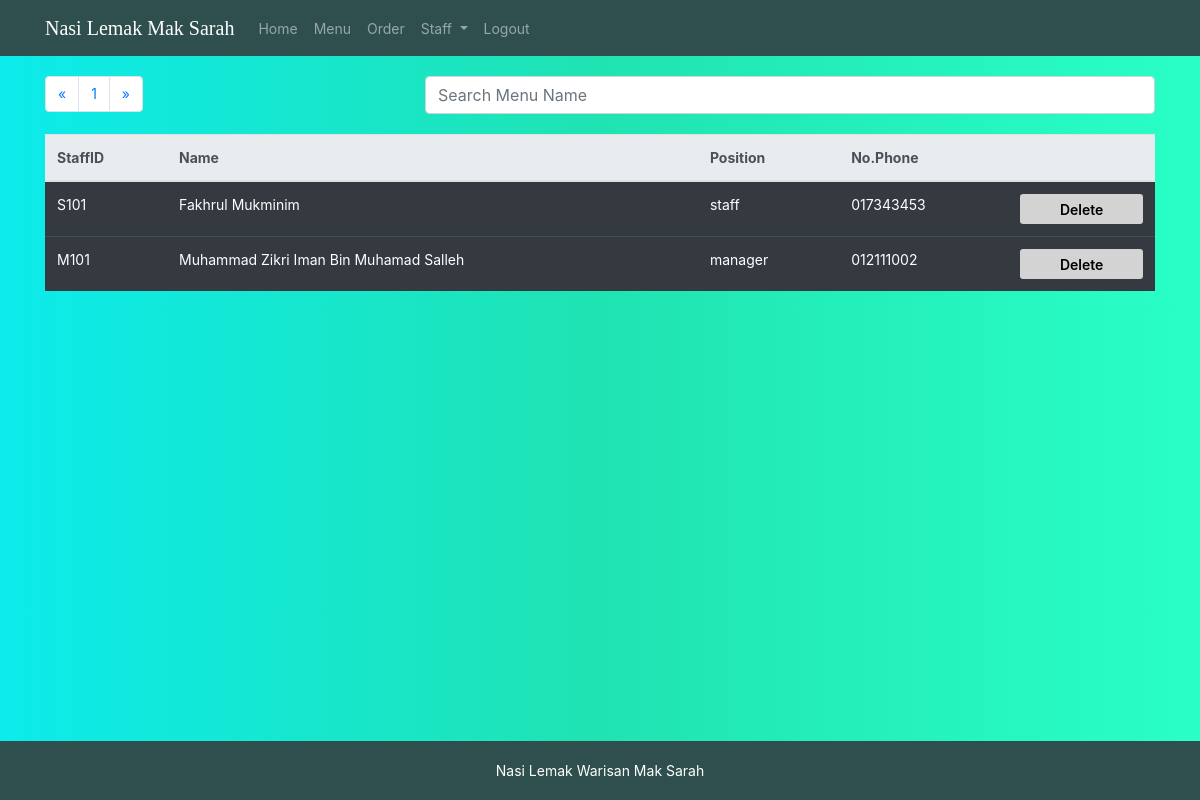
Screenshot of /nlms/staff.php with the database file from the repository.
### tables this page shows
CREATE TABLE `staff` (
  `StaffID` varchar(6) NOT NULL,
  `StaffName` varchar(50) NOT NULL,
  `Pass` text NOT NULL,
  `email` varchar(50) NOT NULL,
  `StaffNoPhone` varchar(15) NOT NULL,
  `StaffPosition` varchar(20) NOT NULL,
  `StaffSalary` double NOT NULL
);

### nlms/staff.php (the view, shortened to what this page needs)
<!doctype html>
<html lang="en">
  <head>
    <link rel="stylesheet" href="bootstrap.min.css">
    <link rel="stylesheet" href="css/menu.css">
    </head>
    <body>
		<header>
			<?php include 'navigation.php';?>
        </header>
        <?php
		include 'connection.php';
		$limit = 8;
		$page = isset($_GET['page']) ? $_GET['page'] : 1;
		$start = ($page - 1) * $limit;
		$result = $conn->query("SELECT * FROM staff ORDER BY StaffID DESC LIMIT $start, $limit");
		$staff = $result->fetch_all(MYSQLI_ASSOC);
		$result1 = $conn->query("SELECT count(StaffID) AS StaffID FROM staff ");
		$custCount = $result1->fetch_all(MYSQLI_ASSOC);
		$total = $custCount[0]['StaffID'];
		$pages = ceil($total / $limit );
		$Previous = $page - 1;
		$Next = $page + 1;
		?>
        <div class="container" >
            <div class="row">
                <div class="col-sm-4 col-md-6 col-lg-4">
					<div class="search-filter">
						<ul class="pagination">
							<li class="page-item">
								<a class="page-link" href="Menu1.php?page=<?=$Previous; ?>" aria-label="Previous">
								<span aria-hidden="true">&laquo;</span>
								</a>
							</li>
							<?php for($i = 1; $i<= $pages; $i++): ?>
								<li class="page-item"><a class="page-link" href="Menu1.php?page=<?=$i; ?>"><?= $i; ?></a></li>
							<?php endfor; ?>
							<li class="page-item">
							<a class="page-link" href="Menu1.php?page=<?=$Next; ?>" aria-label="Next">
								<span aria-hidden="true">&raquo;</span>
							</a>
							</li>
						</ul>
					</div>
                </div>
				<div class="col-sm-8 col-md-6 col-lg-8">
					<div class="search-filter">
                        <input class="form-control" id="myInput" type="text" onkeyup="myFunction()" placeholder="Search Menu Name">
                    </div>
				</div>
			</div>
            <table class="table table-hover table-dark" id="myTable" style="margin-top:10px">
                            <thead class="thead-light">
                              <tr>
                                <th scope="col">StaffID</th>
                                <th scope="col">Name</th>
                                <th scope="col">Position</th>
								<th scope="col">No.Phone</th>
                                <th scope="col"></th>
                              </tr>
                            </thead>
                            <tbody>
								<?php foreach($staff as $staff) : ?>
									<?php $StaffID = $staff['StaffID'];
									   $StaffName = $staff['StaffName'];
									   $StaffPhone = $staff['StaffNoPhone'];
									   $StaffPosition = $staff['StaffPosition'];
									   ?>
									<?php echo "<tr>";
										echo "<td><a href=StaffDetails.php?StaffID=$StaffID style=color:#fff>$StaffID</a></td>";
										echo "<td>$StaffName</td>";
										echo "<td>$StaffPosition</td>";
										echo "<td>$StaffPhone</td>";
										?>
										<td><input type="button" id="deletebutton" class="btn btn-sm btn-custom btn-block" value="Delete" onclick="confirmDelete('<?php echo $StaffID;?>');"/></td>
									<?php echo "</tr>";
								endforeach; ?>
                            </tbody>
                          </table>
        </div>
	<footer class="page-footer font-small blue ">
		<div class="footer-copyright text-center py-3">
			Nasi Lemak Warisan Mak Sarah
		</div>
	</footer>
    </body>
</html>

### nlms/css/menu.css (style rules this page uses)
body { font-size: 14px; background:#0cebeb; background: -webkit-linear-gradient(right,#29ffc6, #20e3b2, #0cebeb); background: -o-linear-gradient(right,#29ffc6, #20e3b2, #0cebeb); background: -moz-linear-gradient(right,#29ffc6, #20e3b2, #0cebeb); background: linear-gradient(right, #29ffc6, #20e3b2, #0cebeb); }
.search-filter { margin-top: 20px; margin-bottom: 10px; }
.search-filter .form-control { position: relative; box-sizing: border-box; height: auto; font-size: 16px; }
.btn-custom { background: #D3D3D3; color: #000; font-size: 14px; font-weight: 600; min-height: 30px; max-height: 30px; }
.pagination { margin: 0px !important; }

### nlms/staff.php (style rules this page uses)
footer { width:100%; text-align: center; padding: 3px; background-color: darkslategrey; color: white; bottom: 0px; position:fixed; }

### rows the page displays
staff: StaffID "S101", StaffName "Fakhrul Mukminim", StaffPosition "staff", StaffNoPhone "017343453"
staff: StaffID "M101", StaffName "Muhammad Zikri Iman Bin Muhamad Salleh", StaffPosition "manager", StaffNoPhone "012111002"
